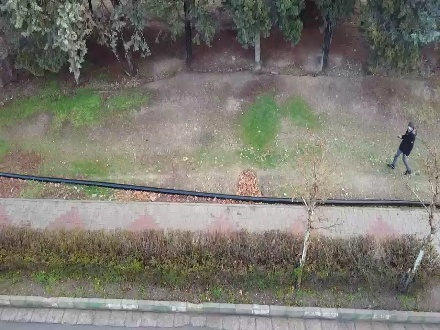
#> input picture data/viot_image_sample/color.png, 440 x 330 px, given in place of depth_image.jpg, which was not available
$ python edge_thresh.py ../data/viot_image_sample/color.png
#> lines starting #> are read from the running program, lines starting #| are printed output that depends on the picture; pictures that were not available may be replaced by others from this repository, and a replacement may not be noted
import cv2
import numpy as np

def apply_threshold(image, threshold_pattern):
    """Apply thresholding to the image using the given threshold pattern."""
    return ((image > threshold_pattern).astype(np.uint8)) * 255

def detect_and_compute_metric(
        masked_image,
        template_mask,
        canny_min=0,
        canny_max=255,
        match_threshold=100,
        pos_radius_fraction=0.0001
    ):
    """
    1. Performs Canny edge detection on 'masked_image'.
    2. Detects keypoints and descriptors (ORB) in both 'detected_edges' and 'template_mask'.
    3. Matches descriptors with BFMatcher (Hamming distance).
    4. Applies two filters for "good" matches:
       a) Descriptor distance < match_threshold
       b) Keypoint positional distance < (pos_radius_fraction * image_width * image_height)
    5. Computes a metric in [0..1], where a higher value indicates more similarity
       (based on ratio of good matches to the number of keypoints in the template).

    Parameters:
        masked_image (np.ndarray): Binary (thresholded) image.
        template_mask (np.ndarray): Binary edge template image.
        canny_min (int)          : Minimum threshold for Canny edge detection.
        canny_max (int)          : Maximum threshold for Canny edge detection.
        match_threshold (float)  : Maximum Hamming distance for a "good" descriptor match.
        pos_radius_fraction (float): Fraction of total pixels used for positional constraint.
                                     e.g., 0.01 => radius = 1% of (width*height).

    Returns:
        metric (float)             : A ratio of good matches to template keypoints (0 if no matches).
        detected_edges (np.ndarray): The binary edge image of 'masked_image'.
        kp_detected (list)         : Keypoints in the detected_edges image.
        kp_template (list)         : Keypoints in the template_mask image.
        good_matches (list)        : Filtered "good" matches (based on match_threshold & positional constraint).
    """
    # 1. Perform Canny edge detection.
    detected_edges = cv2.Canny(masked_image, canny_min, canny_max)
    kernel = np.ones((5, 5), np.uint8)
    detected_edges = cv2.dilate(detected_edges, kernel, iterations=1)

    # 2. Detect keypoints and descriptors in both images using ORB.
    orb = cv2.ORB_create()
    kp_detected, des_detected = orb.detectAndCompute(detected_edges, None)
    kp_template, des_template = orb.detectAndCompute(template_mask, None)

    # If either image has no descriptors, metric = 0.0
    if des_detected is None or des_template is None:
        return 0.0, detected_edges, kp_detected, kp_template, []

    # 3. Match descriptors using BFMatcher with Hamming distance, crossCheck=True
    bf = cv2.BFMatcher(cv2.NORM_HAMMING, crossCheck=True)
    matches = bf.match(des_detected, des_template)

    # Sort matches by distance (ascending = better match).
    matches = sorted(matches, key=lambda x: x.distance)

    # Determine the actual pixel radius from the fraction
    h, w = masked_image.shape[:2]
    pixel_radius = pos_radius_fraction * (w * h)

    # 4. Filter matches:
    #    a) descriptor distance < match_threshold
    #    b) positional distance < pixel_radius
    good_matches = []
    for m in matches:
        if m.distance < match_threshold:
            # Get (x, y) of keypoints in each image
            (x1, y1) = kp_detected[m.queryIdx].pt
            (x2, y2) = kp_template[m.trainIdx].pt

            # Euclidean distance between keypoint positions
            dist = np.sqrt((x1 - x2)**2 + (y1 - y2)**2)

            if dist < pixel_radius:
                good_matches.append(m)

    # 5. Compute the ratio of good matches to the total number of keypoints in the template.
    #    (metric in [0..1], where 1 = all template keypoints matched well, 0 = no matches).
    if len(good_matches) == 0:
        metric = 10000000
    else:
        metric = 1 / len(good_matches)

    return metric, detected_edges, kp_detected, kp_template, good_matches

import sys

def main():
    # Define file paths
    image_path = "depth_image.jpg"

    if len(sys.argv) < 2:
        print("Usage: python script.py threshold_pattern")
        sys.exit(1)

    threshold_path = sys.argv[1]
    edge_template_path = "edge_image.jpg"

    # 1. Load images in grayscale
    image = cv2.imread(image_path, cv2.IMREAD_GRAYSCALE)
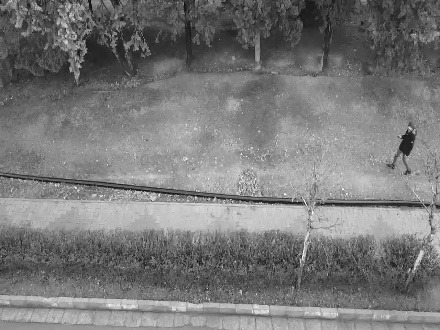
#> image: shape (330, 440); min 8, max 255, mean 121.1
    threshold_pattern = cv2.imread(threshold_path, cv2.IMREAD_GRAYSCALE)
    edge_template = cv2.imread(edge_template_path, cv2.IMREAD_GRAYSCALE)
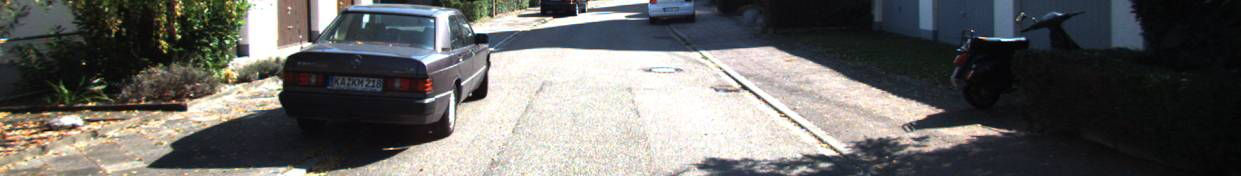
#> input picture data/crop_kitti/color.jpeg, 1241 x 176 px, given in place of edge_image.jpg, which was not available
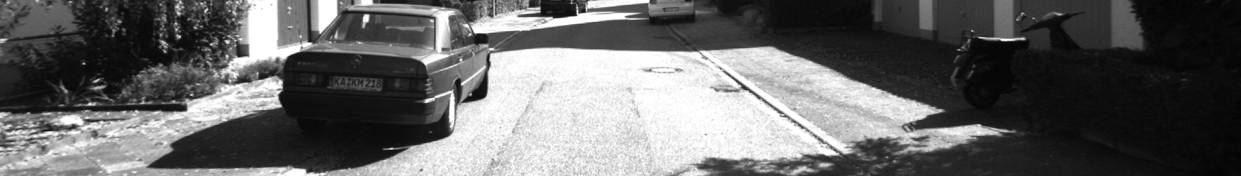
#> edge_template: shape (176, 1241); min 0, max 255, mean 102.3

    # Basic checks
    if image is None:
        print(f"Error: Unable to load image from {image_path}")
        return
    if threshold_pattern is None:
        print(f"Error: Unable to load threshold pattern from {threshold_path}")
        return
    if edge_template is None:
        print(f"Error: Unable to load edge template image from {edge_template_path}")
        return

    # 2. Apply thresholding to get a masked (binary) image
    masked_image = apply_threshold(image, threshold_pattern)
#> in apply_threshold, `return ((image > threshold_pattern).astype(np.uint8)) * 255`: returned value: shape (330, 440); every value is 0

    # 3. Detect edges + compute match-based metric with normalized positional constraint
    metric, detected_edges, kp_detected, kp_template, good_matches = detect_and_compute_metric(
        masked_image,
        edge_template,
        canny_min=0,
        canny_max=255,
        match_threshold=100,
        pos_radius_fraction=0.0001  # 1% of total pixels as the positional radius
    )
#> in detect_and_compute_metric, `kp_detected, des_detected = orb.detectAndCompute(detected_edges, None)`: kp_detected = (); des_detected = None
#> in detect_and_compute_metric, `kp_template, des_template = orb.detectAndCompute(template_mask, None)`: kp_template = 433 keypoints; strongest (x, y, size): (475, 32, 31), (185, 109, 37.2), (426, 101, 31), (226, 41, 31)
#> metric = 0; kp_detected = (); good_matches = []

    print("Edge Metric (keypoint-based):", metric)
#| Edge Metric (keypoint-based): 0.0

    # --- Visualization ---
    # Convert single-channel images to color for drawing colored keypoints and lines
    detected_edges_color = cv2.cvtColor(detected_edges, cv2.COLOR_GRAY2BGR)
#> detected_edges_color: shape (330, 440, 3); every value is 0
    template_mask_color = cv2.cvtColor(edge_template, cv2.COLOR_GRAY2BGR)

    # Draw matches (keypoints + lines) on a combined image
    matched_image = cv2.drawMatches(
        detected_edges_color, kp_detected,
        template_mask_color, kp_template,
        good_matches, None,
        flags=cv2.DrawMatchesFlags_NOT_DRAW_SINGLE_POINTS
    )
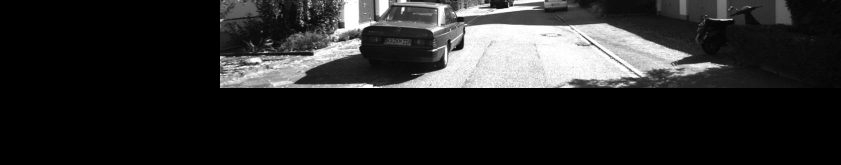
#> matched_image: shape (330, 1681, 3) (shown at 1/2 size); min 0, max 255, mean 40.3

    # Show the resulting image with keypoints and match lines
    cv2.imshow("Keypoint Matches with Normalized Positional Constraint", matched_image)
    cv2.waitKey(0)
    cv2.destroyAllWindows()

if __name__ == "__main__":
    main()
